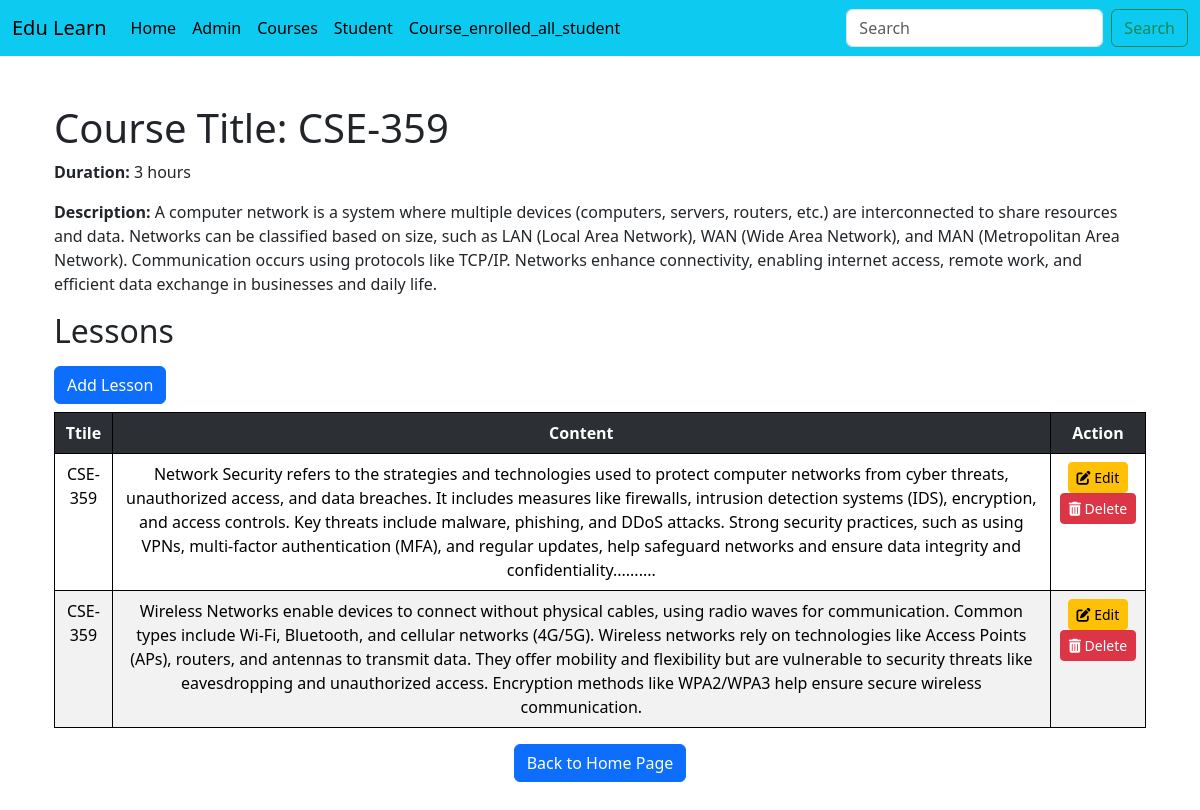
The page /courses/1/ on the database its author committed.
### Courses/models.py (models this page shows, shortened)
class Courses(models.Model):
    title = models.CharField(max_length=200)
    description = models.TextField()
    duration = models.IntegerField(help_text="Duration in hours")
    thumbnail = models.ImageField(upload_to='course_thumbnail/',null=True,blank=True)

class Lesson(models.Model):
    title = models.CharField(max_length=200)
    content = models.TextField()
    course = models.ForeignKey(Courses,on_delete=models.CASCADE,related_name='lessons')

### Courses/views.py (the view)
# urls.py: path('<int:courseID>/', views.Course_details, name='coursedetails'),
def Course_details(request, courseID):
    courses = get_object_or_404(Courses, id=courseID)
    lessons = courses.lessons.all()  # Correct way to access related lessons
    return render(request, 'Courses/course_details.html', {'lessons': lessons, 'courses': courses})

### templates/Courses/course_details.html (shortened to what this page needs)
{% extends "Courses/base.html" %}
{% block content %}
<div class="container">
  <h1>Course Title: {{ courses.title }}</h1>
<p><strong>Duration:</strong> {{ courses.duration }} hours</p>
<p><strong>Description:</strong> {{ courses.description }}</p>
<h2>Lessons</h2>
<a href="{% url 'lesson_create' %}" class="btn btn-primary my-2">Add Lesson</a><br>
<table class="table table-striped">
  <tr class="table-dark">
    <th>Ttile</th>
    <th>Content</th>
    <th>Action</th>
  </tr>
  {% for lesson in lessons %}
  <tr>
    <td>{{ lesson.title }}</td>
    <td>{{ lesson.content }}</td>
    <td>
      <a href="{% url 'lesson_update' lesson.id %}" class="btn btn-warning btn-sm">
          <i class="fas fa-edit"></i> Edit
      </a>
      <form action="{% url 'lesson_delete' lesson.id %}"  class="d-inline">
          <button type="submit" class="btn btn-danger btn-sm" >
              <i class="fas fa-trash-alt"></i> Delete
          </button>
      </form>
  </td>
  </tr>
  {% empty %}
  <strong style="color: red">No lessons available for this course.</strong
  ><br /><br />
  {% endfor %}
</table>
<div class="d-flex justify-content-center">
  <a href="{% url 'course_list' %}" class="btn btn-primary">Back to Home Page</a>
</div>
</div>
{% endblock content %}

### templates/Courses/base.html (style rules this page uses)
table, th, td { border: 1px solid black; }
th, td { text-align: center; }

### rows shown on the page
Courses: title "CSE-359", duration "3", description "A computer network is a system where multiple devices (computers, servers, routers, etc.) are interconnected to share resources and data. Networks can be classified based on size, such as LAN (Local Area Network), WAN (Wide Area Network), and MAN (Metropolitan Area Network). Communication occurs using protocols like TCP/IP. Networks enhance connectivity, enabling internet access, remote work, and efficient data exchange in businesses and daily life."
Lesson: title "CSE-359", content "Network Security refers to the strategies and technologies used to protect computer networks from cyber threats, unauthorized access, and data breaches. It includes measures like firewalls, intrusion detection systems (IDS), encryption, and access controls. Key threats include malware, phishing, and DDoS attacks. Strong security practices, such as using VPNs, multi-factor authentication (MFA), and regular updates, help safeguard networks and ensure data integrity and confidentiality.........."
Lesson: title "CSE-359", content "Wireless Networks enable devices to connect without physical cables, using radio waves for communication. Common types include Wi-Fi, Bluetooth, and cellular networks (4G/5G). Wireless networks rely on technologies like Access Points (APs), routers, and antennas to transmit data. They offer mobility and flexibility but are vulnerable to security threats like eavesdropping and unauthorized access. Encryption methods like WPA2/WPA3 help ensure secure wireless communication."
